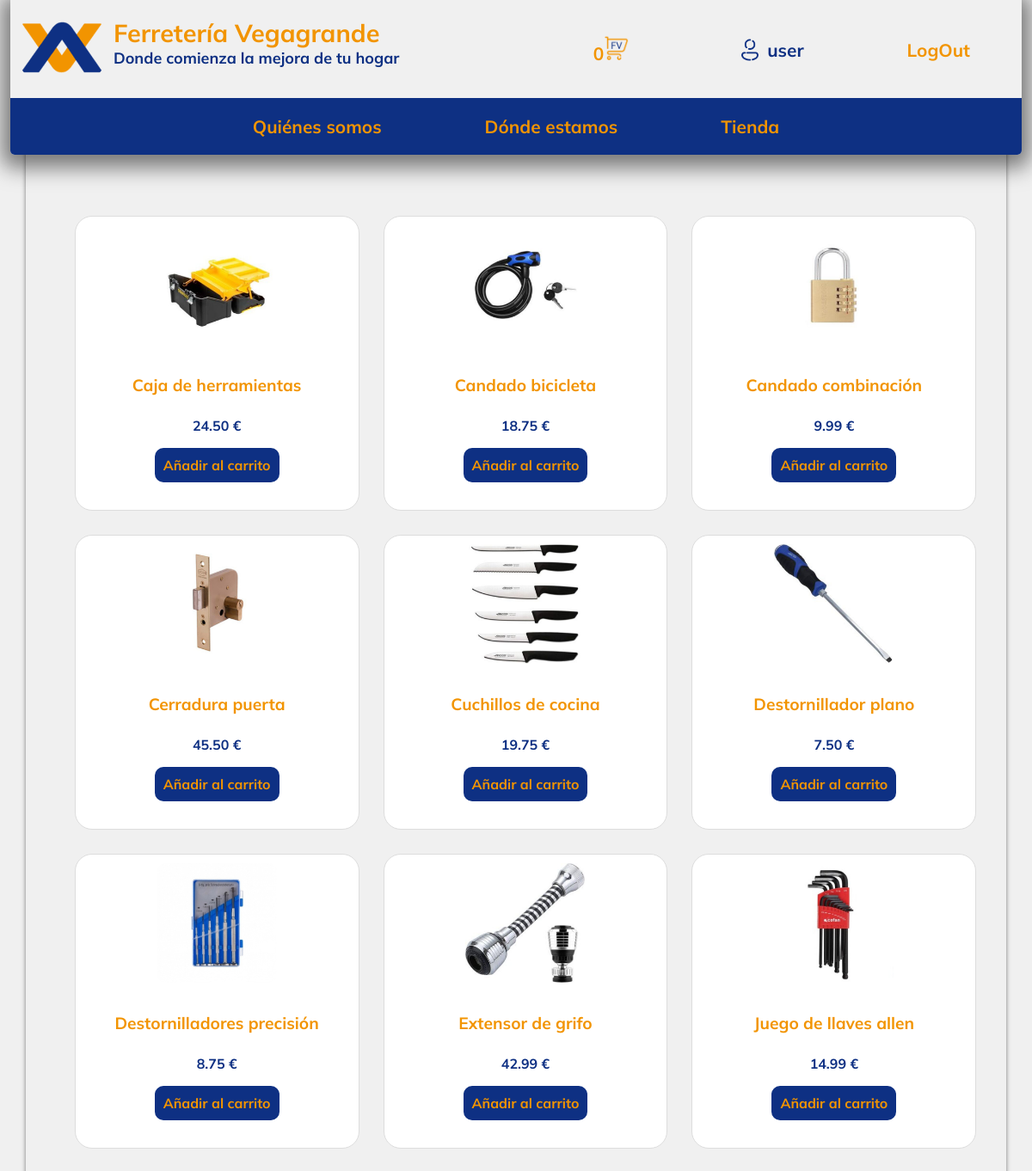
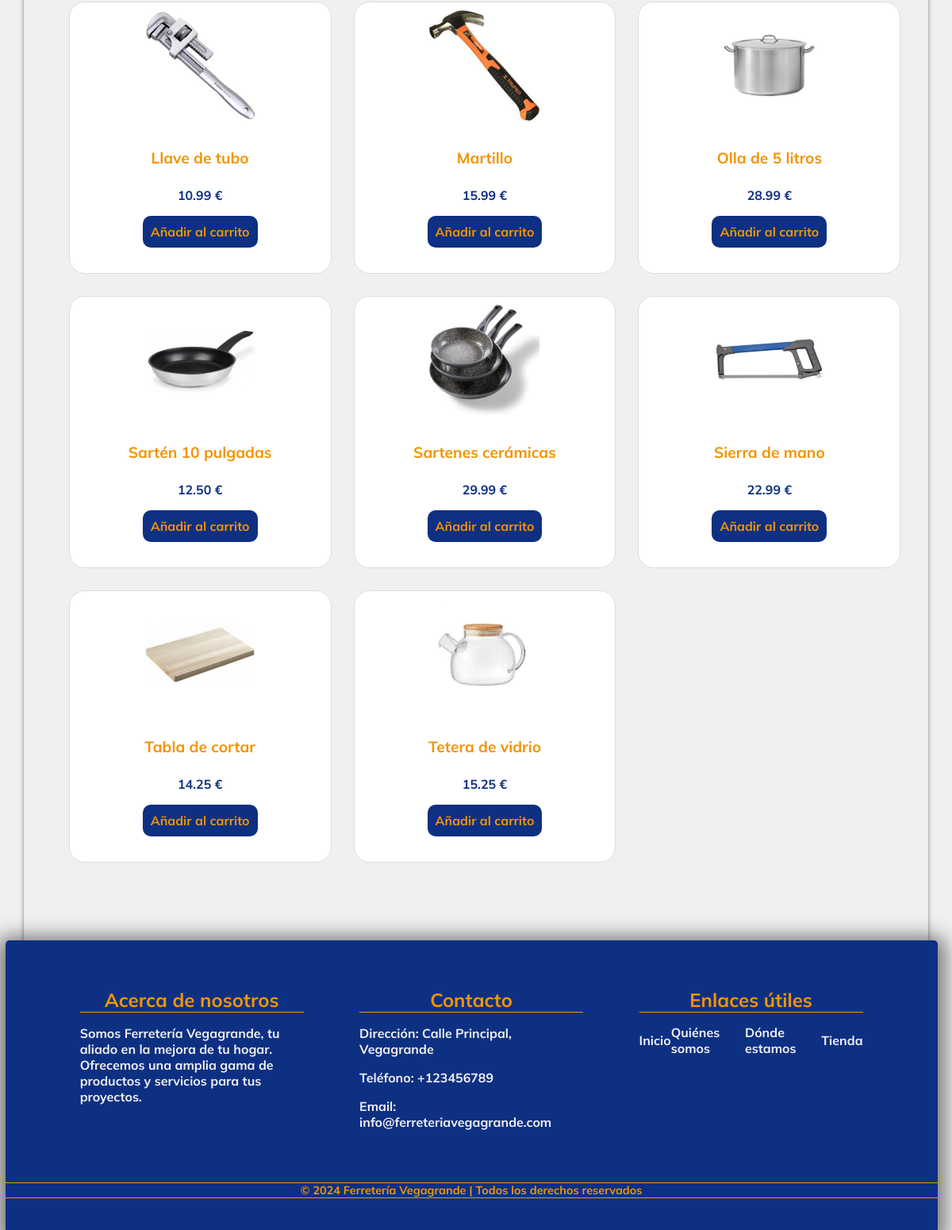
The app's page /templates/shop.php (signed in) with its own data (2 pictures, top to bottom).
### tables this page shows
CREATE TABLE `productos` (
  `id` int(11) NOT NULL,
  `name` varchar(255) NOT NULL,
  `description` varchar(1500) DEFAULT NULL,
  `price` decimal(10,2) NOT NULL,
  `img` varchar(225) NOT NULL
);

### templates/shop.php (the view, shortened to what this page needs)
<?php
include("../api/header.php");
$conn = connectDB();
if($conn){
    try {
        $query = "SELECT * FROM productos ORDER BY name";
        $statement = $conn->prepare($query);
        $statement->execute();
        $productos = $statement->fetchAll(PDO::FETCH_ASSOC);
    } catch(PDOException $e) {
        echo "Error en la consulta: " . $e->getMessage();
        exit();
    }
} else {
    echo "Error al conectar a la base de datos";
    exit();
}
?>
<!DOCTYPE html>
<html lang="es">
<head>
    <link rel="stylesheet" href="../styles/shop.css">
</head>
<body>
    <div class="page">
        <div class="products-container">
            <?php if(isset($productos) && count($productos) > 0): ?>
                <?php foreach($productos as $producto): ?>
                            <div class="product-card">
                                <a href="../templates/product.php?product_id=<?=$producto['id']?>">
                                    <img src="../assets/img/productos/<?= $producto['img'] ?>" alt="<?= $producto['name'] ?>">
                                    <h4 class="product-title"><?= $producto['name'] ?></h4>
                                    <p class="product-price parragraf"><?= $producto['price'] ?> €</p>
                                </a>
                                <button class="add-to-cart-btn" data-product-id="<?php echo $producto['id']; ?>">Añadir al carrito</button>
                            </div>
                <?php endforeach; ?>
            <?php else: ?>
                <p class="error">No se encontraron resultados</p>
            <?php endif; ?>
        </div>
        <?php
include("../api/footer.php");
?>
    </div>
</body>
</html>

### styles/shop.css (style rules this page uses)
.products-container { padding: 20px; width: 90%; display: grid; grid-template-columns: repeat(auto-fit, minmax(245px, 1fr)); grid-gap: 50px; margin: 80px auto; }
.product-card { position: relative; width: 100%; height: 100%; display: flex; flex-direction: column; align-items: center; background-color: white; border: 1px solid #ddd; padding: 10px; text-align: center; border-radius: 20px; transition: 0.3s ease-in-out; }
.product-card img { width: 45%; height: auto; margin-bottom: 5px; border-radius: 10px; }
.product-title { font-size: 1.2em; color: #f29400; }
.product-price { font-size: 1em; text-align: center; color: #0e3083; }
.add-to-cart-btn { font-size: 1em; }

### styles/style.css (style rules this page uses)
body { font-family: Mulish; background-color: #f0f0f0; width: 98%; margin: 0 auto; padding-top: 150px; }
.page { width: 97%; box-shadow: 0 2px 5px rgba(0, 0, 0, 0.5); border-top: 1px solid transparent; margin: 0 auto; }
.parragraf { color: #1c1c1c; font-size: 1.3em; }
img { width: 100px; border-radius: 20px; }
a { color: #f29400; text-decoration: none; transition: 0.3s ease-in-out; }
button { font-family: Mulish; font-size: 1.3em; padding: 10px; border-radius: 10px; border: none; background-color: #0e3083; color: #f29400; cursor: pointer; transition: 0.3s ease-in-out; }
@media screen and (width < 1441px) { h4 { font-size: 1em; } }
@media screen and (width < 1441px) { .parragraf { color: #1c1c1c; font-size: 1em; } }
@media screen and (width < 1441px) { button { font-size: 1em; } }

### records on screen
productos: img (picture), name "Caja de herramientas", price "24.50"
productos: img (picture), name "Candado bicicleta", price "18.75"
productos: img (picture), name "Candado combinación", price "9.99"
productos: img (picture), name "Cerradura puerta", price "45.50"
productos: img (picture), name "Cuchillos de cocina", price "19.75"
productos: img (picture), name "Destornillador plano", price "7.50"
productos: img (picture), name "Destornilladores precisión", price "8.75"
productos: img (picture), name "Extensor de grifo", price "42.99"
productos: img (picture), name "Juego de llaves allen", price "14.99"
productos: img (picture), name "Llave de tubo", price "10.99"
productos: img (picture), name "Martillo", price "15.99"
productos: img (picture), name "Olla de 5 litros", price "28.99"
productos: img (picture), name "Sartén 10 pulgadas", price "12.50"
productos: img (picture), name "Sartenes cerámicas", price "29.99"
productos: img (picture), name "Sierra de mano", price "22.99"
productos: img (picture), name "Tabla de cortar", price "14.25"
productos: img (picture), name "Tetera de vidrio", price "15.25"

### other values on screen
$total_productos "0"
$_SESSION['name'] "user"
